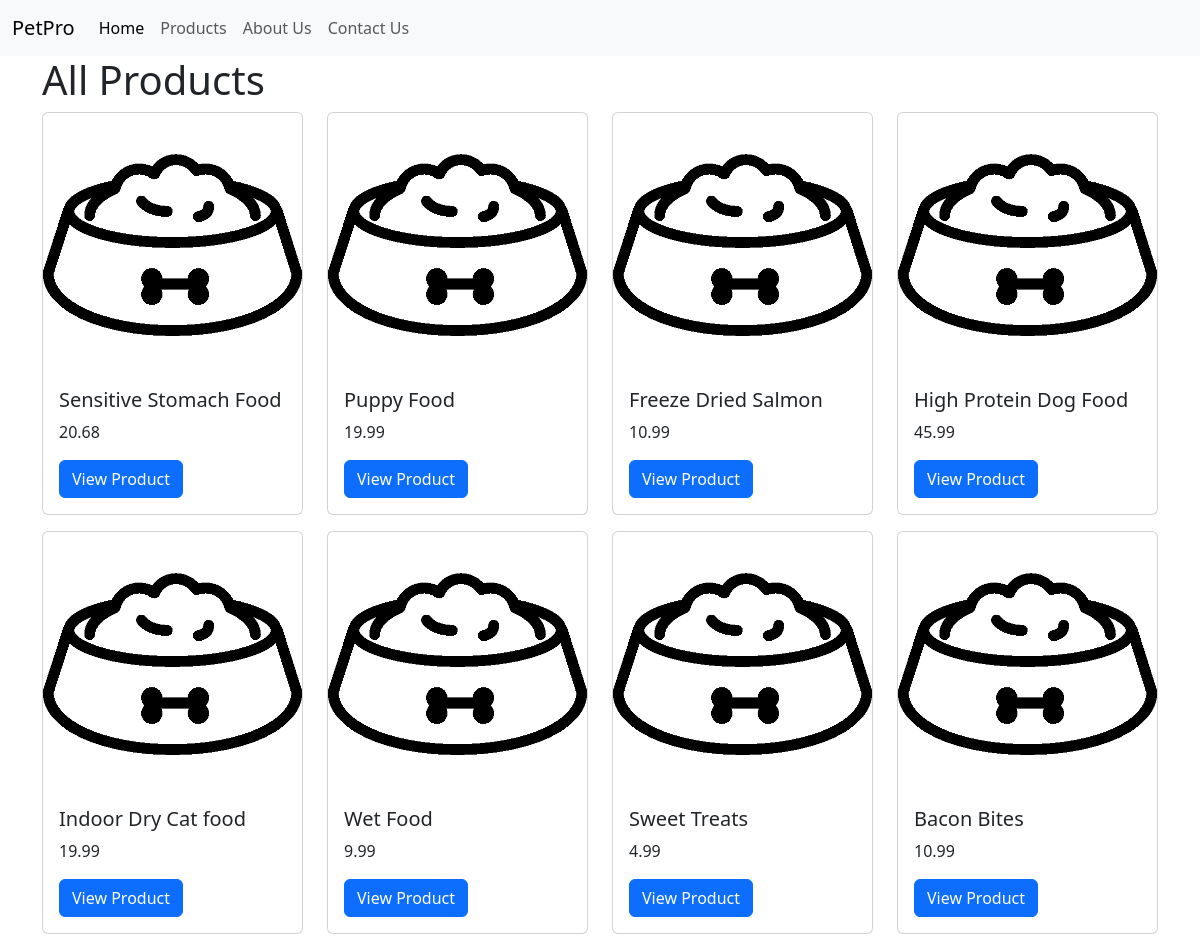
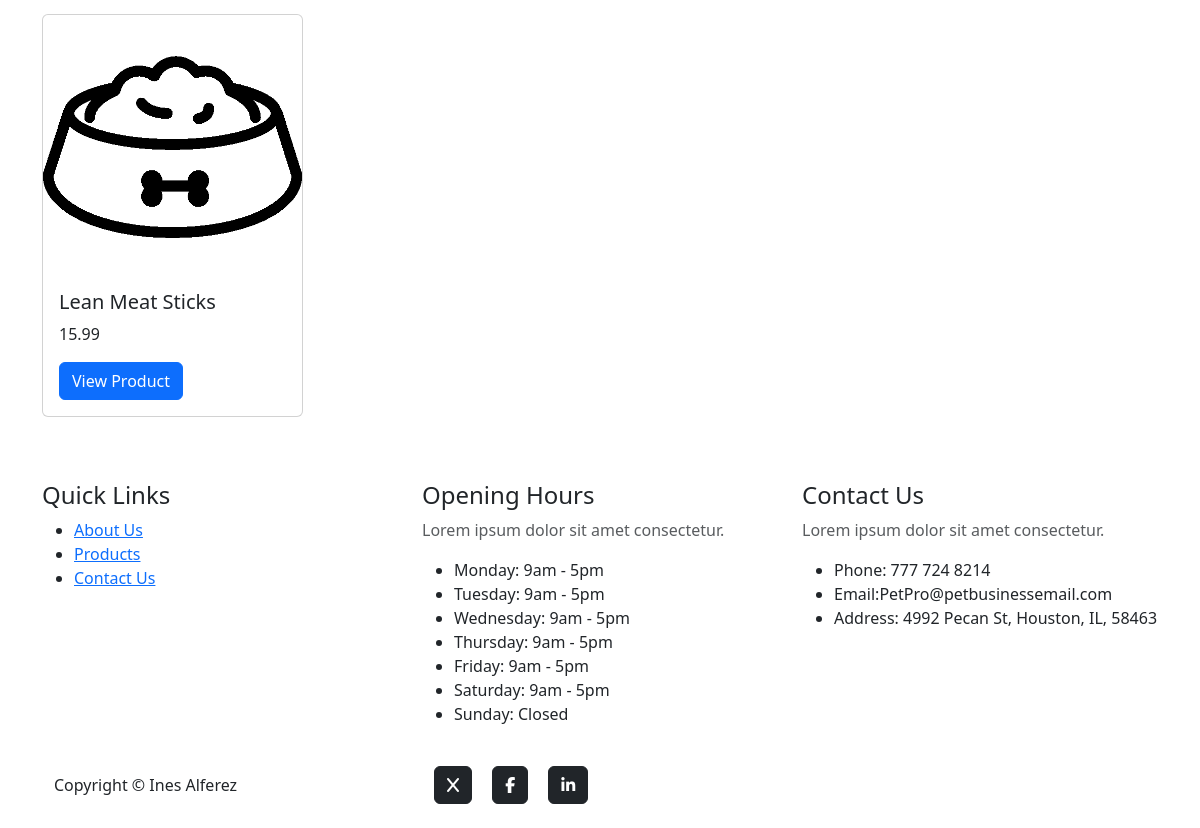
Screenshot of /products/ with the database file from the repository (2 pictures, top to bottom).
### products/models.py (models this page shows)
class Product(models.Model):
    name = models.CharField(max_length=255)
    price = models.FloatField()
    description = models.TextField()
    stock = models.IntegerField()

### products/views.py (the view)
# urls.py: path("", include ("products.urls")),
def products(request):
    myproducts = Product.objects.all().values()
    template = loader.get_template('all_products.html')
    context = {
        'myproducts': myproducts,
    }
    return HttpResponse(template.render(context, request))

### products/templates/all_products.html (shortened to what this page needs)
{% extends "base.html" %}
{% block content %}
<div class="container">
    <h1>All Products</h1>
    <div class="row">
        {% for product in myproducts %}
        <div class="col-md-3 mb-3">
            <div class="card">
                <img src="/static/images/food1.jpg" class="card-img-top" alt="{{ product.name }}">
                <div class="card-body">
                    <h5 class="card-title">{{ product.name }}</h5>
                    <p class="card-text">{{ product.price }}</p>
                    <a href="{% url 'product_details' product.id %}" class="btn btn-primary">View Product</a>
                </div>
            </div>
        </div>
        {% endfor %}
    </div>
</div>
{% endblock %}

### products/templates/base.html (shortened to what this page needs)
{% load static %}
<!DOCTYPE html>
<html lang="en">
<head>
    <link rel="stylesheet" href="https://cdnjs.cloudflare.com/ajax/libs/font-awesome/6.4.2/css/all.min.css"
 />
    {% load static %}
    {% load bootstrap5 %}
    {% bootstrap_css %}
</head>
<body>
    <nav class="navbar navbar-expand-lg bg-body-tertiary">
        <div class="container-fluid">
          <a class="navbar-brand" href="/">PetPro</a>
          <div class="collapse navbar-collapse" id="navbarNav">
            <ul class="navbar-nav">
              <li class="nav-item">
                <a class="nav-link active" aria-current="page" href="/">Home</a>
              </li>
              <li class="nav-item">
                <a class="nav-link" href="/products">Products</a>
              </li>
              <li class="nav-item">
                <a class="nav-link" href="/aboutus">About Us</a>
              </li>
              <li class="nav-item">
                <a class="nav-link" href="/contactus">Contact Us</a>
              </li>
            </ul>
          </div>
        </div>
      </nav>
    {% block content %}
    {% endblock %}
    <br>
    <br>
    <div class="container">
      <div class="row">
          <div class="col-sm-4">
              <h4>Quick Links</h4>
              <ul>
                  <li><a href="/aboutus">About Us</a></li>
                  <li><a href="/products">Products</a></li>
                  <li><a href="/contactus">Contact Us</a></li>
              </ul>
          </div>
          <div class="col-sm-4">
          <h4>Opening Hours</h4>
              <p class="section-subheading text-muted">Lorem ipsum dolor sit amet consectetur.</p>
              <ul>
                  <li>Monday: 9am - 5pm</li>
                  <li>Tuesday: 9am - 5pm</li>
                  <li>Wednesday: 9am - 5pm</li>
                  <li>Thursday: 9am - 5pm</li>
                  <li>Friday: 9am - 5pm</li>
                  <li>Saturday: 9am - 5pm</li>
                  <li>Sunday: Closed</li>
              </ul>
          </div>
      <div class="col-sm-4">
          <h4>Contact Us</h4>
              <p class="section-subheading text-muted">Lorem ipsum dolor sit amet consectetur.</p>
              <ul>
                  <li>Phone: 777 724 8214</li>
                  <li>Email:PetPro@petbusinessemail.com</li>
                  <li>Address: 4992  Pecan St, Houston, IL, 58463</li>
              </ul>
          </div>
    <footer class="footer py-4">
      <div class="container">
          <div class="row align-items-center">
              <div class="col-lg-4 text-lg-start">Copyright &copy; Ines Alferez</div>
              <div class="col-lg-4 my-3 my-lg-0">
                  <a class="btn btn-dark btn-social mx-2" href="https://www.x.com/" aria-label="X"><i class="fa-solid fa-x"></i></a>
                  <a class="btn btn-dark btn-social mx-2" href="https://www.facebook.com/" aria-label="Facebook"><i class="fa-brands fa-facebook-f"></i></a>
                  <a class="btn btn-dark btn-social mx-2" href="https://www.linkedin.com/" aria-label="LinkedIn"><i class="fa-brands fa-linkedin-in"></i></a>
              </div>
          </div>
      </div>
    </footer>
</body>
</html>

### rows the page displays
Product: name "Sensitive Stomach Food", price "20.68"
Product: name "Puppy Food", price "19.99"
Product: name "Freeze Dried Salmon", price "10.99"
Product: name "High Protein Dog Food", price "45.99"
Product: name "Indoor Dry Cat food", price "19.99"
Product: name "Wet Food", price "9.99"
Product: name "Sweet Treats", price "4.99"
Product: name "Bacon Bites", price "10.99"
Product: name "Lean Meat Sticks", price "15.99"
